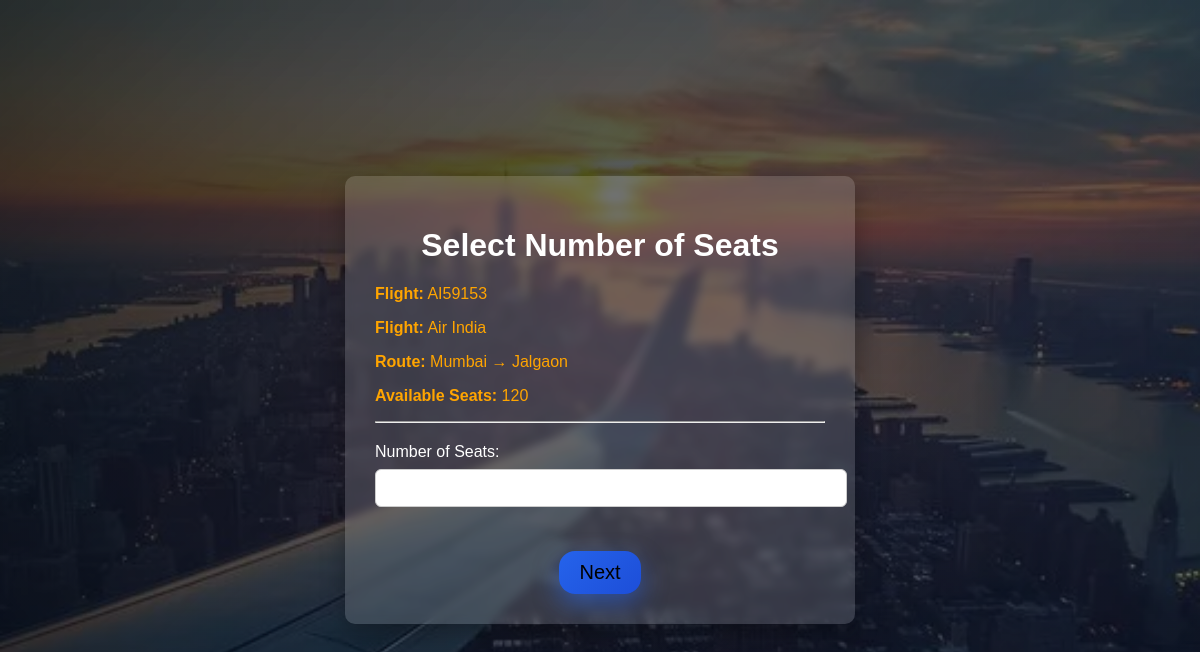
/user/book_ticket.php?id=1 (signed in), run on the app's committed database.
### tables this page shows
CREATE TABLE `flights` (
  `id` int(11) NOT NULL,
  `flight_no` varchar(50) NOT NULL,
  `flight_name` varchar(100) NOT NULL,
  `source` varchar(100) NOT NULL,
  `destination` varchar(100) NOT NULL,
  `flight_date` date NOT NULL,
  `departure_time` time NOT NULL,
  `arrival_time` time NOT NULL,
  `seats` int(11) NOT NULL,
  `price` decimal(10,2) NOT NULL,
  `status` varchar(50) NOT NULL DEFAULT 'Running',
  `delay_minutes` int(11) NOT NULL DEFAULT 0,
  `d_dep_time` time DEFAULT NULL,
  `d_arr_time` time DEFAULT NULL,
  `delay_reason` varchar(255) DEFAULT NULL
);

### user/book_ticket.php (the view, shortened to what this page needs)
<?php
include("../config/db.php");
$id = $_GET['id'];
$q = mysqli_query($conn, "SELECT * FROM flights WHERE id='$id'");
$f = mysqli_fetch_assoc($q);
?>
<!DOCTYPE html>
<html>
<head>
 <link rel="stylesheet" href="../user.css">
</head>
<body>
<div class="container1">
<h1>Select Number of Seats</h1>
<p style='color:orange'><b>Flight:</b> <?php echo $f['flight_no']; ?></p>
<p style='color:orange'><b>Flight:</b> <?php echo $f['flight_name']; ?></p>
<p style='color:orange'><b>Route:</b> <?php echo $f['source']." → ".$f['destination']; ?></p>
<p style='color:orange'><b>Available Seats:</b> <?php echo $f['seats']; ?></p>
<hr>
<form method="post">
    <label style='color:white'>Number of Seats:</label><br>
    <input type="number" name="seats" min="1" max="<?php echo $f['seats']; ?>" required><br><br>
<div class="dashboard-bottom" style="margin-top:18px; text-align:center;">
    <button name="next">Next</button>
</div>
</form>
</body>
</html>
<?php include("footer.php"); ?>

### user.css (style rules this page uses)
body { margin:0; font-family: Arial, sans-serif; min-height:100vh; background: url("/air_ticket/assets/bg-runway1.jpg") center/cover fixed no-repeat; position: relative; display:flex; justify-content:center; align-items:center; }
body::before { content:""; position: fixed; inset: 0; background: linear-gradient(135deg, rgba(8,12,20,.78), rgba(15,23,42,.55)); z-index: -1; }
.container1 { width:90%; max-width:450px; margin:40px auto; background: rgba(255, 255, 255, 0.15); backdrop-filter: blur(05px); padding:30px; border-radius:10px; box-shadow:0 10px 25px rgba(0,0,0,0.3); }
h1,h2,h3 { text-align:center; color:#ffffff; }
form { margin-top:20px; }
input, select { width:100%; padding:10px; margin:8px 0; border-radius:6px; border:1px solid #ccc; font-size:14px; }
button { padding:10px 20px; border:none; border-radius:16px; background: linear-gradient(135deg,#2563eb,#1d4ed8); box-shadow: 0 10px 25px rgba(37,99,235,0.5); cursor:pointer; font-size:20px; transition:0.3s; }

### data on the page
flights: flight_no "AI59153", flight_name "Air India", source "Mumbai", destination "Jalgaon", seats "120"
